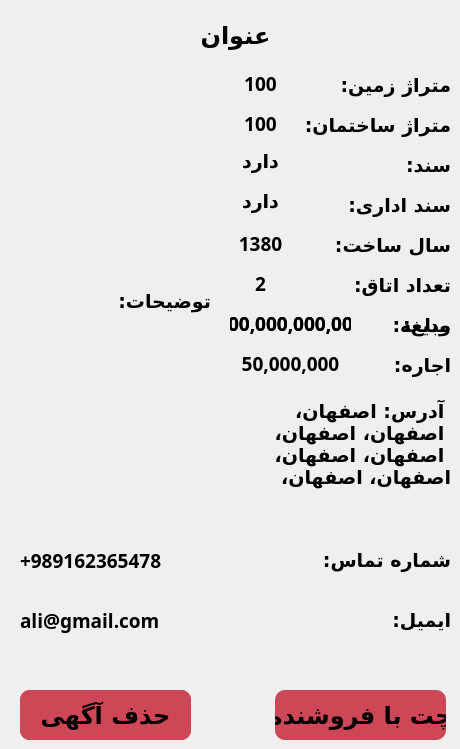
    <widget class="QWidget" name="page_Details_ShopBoothIndustrialAgriCommercial">
     <widget class="QLabel" name="label_detail_sbiac_admin_deed">
      <property name="geometry">
       <rect>
        <x>230</x>
        <y>190</y>
        <width>61</width>
        <height>31</height>
       </rect>
      </property>
      <property name="font">
       <font>
        <family>B Nazanin</family>
        <pointsize>14</pointsize>
        <weight>75</weight>
        <bold>true</bold>
       </font>
      </property>
      <property name="text">
       <string>دارد</string>
      </property>
      <property name="alignment">
       <set>Qt::AlignHCenter|Qt::AlignTop</set>
      </property>
      <property name="wordWrap">
       <bool>true</bool>
      </property>
     </widget>
     <widget class="QLabel" name="label_detail_sbiac_deposit">
      <property name="geometry">
       <rect>
        <x>230</x>
        <y>310</y>
        <width>121</width>
        <height>31</height>
       </rect>
      </property>
      <property name="font">
       <font>
        <family>B Nazanin</family>
        <pointsize>14</pointsize>
        <weight>75</weight>
        <bold>true</bold>
       </font>
      </property>
      <property name="text">
       <string>100,000,000,000</string>
      </property>
      <property name="alignment">
       <set>Qt::AlignHCenter|Qt::AlignTop</set>
      </property>
      <property name="wordWrap">
       <bool>true</bool>
      </property>
     </widget>
     <widget class="QLabel" name="label_73">
      <property name="geometry">
       <rect>
        <x>320</x>
        <y>540</y>
        <width>131</width>
        <height>41</height>
       </rect>
      </property>
      <property name="font">
       <font>
        <family>B Nazanin</family>
        <pointsize>14</pointsize>
        <weight>75</weight>
        <bold>true</bold>
       </font>
      </property>
      <property name="text">
       <string>شماره تماس:</string>
      </property>
      <property name="alignment">
       <set>Qt::AlignLeading|Qt::AlignLeft|Qt::AlignVCenter</set>
      </property>
      <property name="wordWrap">
       <bool>true</bool>
      </property>
     </widget>
     <widget class="QLabel" name="label_55">
      <property name="geometry">
       <rect>
        <x>300</x>
        <y>230</y>
        <width>151</width>
        <height>31</height>
       </rect>
      </property>
      <property name="font">
       <font>
        <family>B Nazanin</family>
        <pointsize>14</pointsize>
        <weight>75</weight>
        <bold>true</bold>
       </font>
      </property>
      <property name="text">
       <string>سال ساخت:</string>
      </property>
      <property name="alignment">
       <set>Qt::AlignLeading|Qt::AlignLeft|Qt::AlignVCenter</set>
      </property>
      <property name="wordWrap">
       <bool>true</bool>
      </property>
     </widget>
     <widget class="QLabel" name="label_detail_sbiac_monthly_rent_text">
      <property name="geometry">
       <rect>
        <x>350</x>
        <y>350</y>
        <width>101</width>
        <height>31</height>
       </rect>
      </property>
      <property name="font">
       <font>
        <family>B Nazanin</family>
        <pointsize>14</pointsize>
        <weight>75</weight>
        <bold>true</bold>
       </font>
      </property>
      <property name="text">
       <string>اجاره:</string>
      </property>
      <property name="alignment">
       <set>Qt::AlignLeading|Qt::AlignLeft|Qt::AlignVCenter</set>
      </property>
      <property name="wordWrap">
       <bool>true</bool>
      </property>
     </widget>
     <widget class="QLabel" name="label_detail_sbiac_total_price_text">
      <property name="geometry">
       <rect>
        <x>360</x>
        <y>310</y>
        <width>91</width>
        <height>31</height>
       </rect>
      </property>
      <property name="font">
       <font>
        <family>B Nazanin</family>
        <pointsize>14</pointsize>
        <weight>75</weight>
        <bold>true</bold>
       </font>
      </property>
      <property name="text">
       <string>مبلغ:</string>
      </property>
      <property name="alignment">
       <set>Qt::AlignLeading|Qt::AlignLeft|Qt::AlignVCenter</set>
      </property>
      <property name="wordWrap">
       <bool>true</bool>
      </property>
     </widget>
     <widget class="QLabel" name="label_76">
      <property name="geometry">
       <rect>
        <x>290</x>
        <y>190</y>
        <width>161</width>
        <height>31</height>
       </rect>
      </property>
      <property name="font">
       <font>
        <family>B Nazanin</family>
        <pointsize>14</pointsize>
        <weight>75</weight>
        <bold>true</bold>
       </font>
      </property>
      <property name="text">
       <string>سند اداری:</string>
      </property>
      <property name="alignment">
       <set>Qt::AlignLeading|Qt::AlignLeft|Qt::AlignVCenter</set>
      </property>
      <property name="wordWrap">
       <bool>true</bool>
      </property>
     </widget>
     <widget class="QLabel" name="label_77">
      <property name="geometry">
       <rect>
        <x>290</x>
        <y>150</y>
        <width>161</width>
        <height>31</height>
       </rect>
      </property>
      <property name="font">
       <font>
        <family>B Nazanin</family>
        <pointsize>14</pointsize>
        <weight>75</weight>
        <bold>true</bold>
       </font>
      </property>
      <property name="text">
       <string>سند:</string>
      </property>
      <property name="alignment">
       <set>Qt::AlignLeading|Qt::AlignLeft|Qt::AlignVCenter</set>
      </property>
      <property name="wordWrap">
       <bool>true</bool>
      </property>
     </widget>
     <widget class="QLabel" name="label_detail_sbiac_land_area">
      <property name="geometry">
       <rect>
        <x>230</x>
        <y>70</y>
        <width>61</width>
        <height>31</height>
       </rect>
      </property>
      <property name="font">
       <font>
        <family>B Nazanin</family>
        <pointsize>14</pointsize>
        <weight>75</weight>
        <bold>true</bold>
       </font>
      </property>
      <property name="text">
       <string>100</string>
      </property>
      <property name="alignment">
       <set>Qt::AlignHCenter|Qt::AlignTop</set>
      </property>
      <property name="wordWrap">
       <bool>true</bool>
      </property>
     </widget>
     <widget class="QLabel" name="label_59">
      <property name="geometry">
       <rect>
        <x>290</x>
        <y>110</y>
        <width>161</width>
        <height>31</height>
       </rect>
      </property>
      <property name="font">
       <font>
        <family>B Nazanin</family>
        <pointsize>14</pointsize>
        <weight>75</weight>
        <bold>true</bold>
       </font>
      </property>
      <property name="text">
       <string>متراژ ساختمان:</string>
      </property>
      <property name="alignment">
       <set>Qt::AlignLeading|Qt::AlignLeft|Qt::AlignVCenter</set>
      </property>
      <property name="wordWrap">
       <bool>true</bool>
      </property>
     </widget>
     <widget class="QLabel" name="label_detail_sbiac_build_area">
      <property name="geometry">
       <rect>
        <x>230</x>
        <y>110</y>
        <width>61</width>
        <height>31</height>
       </rect>
      </property>
      <property name="font">
       <font>
        <family>B Nazanin</family>
        <pointsize>14</pointsize>
        <weight>75</weight>
        <bold>true</bold>
       </font>
      </property>
      <property name="text">
       <string>100</string>
      </property>
      <property name="alignment">
       <set>Qt::AlignHCenter|Qt::AlignTop</set>
      </property>
      <property name="wordWrap">
       <bool>true</bool>
      </property>
     </widget>
     <widget class="QLabel" name="label_detail_sbiac_description">
      <property name="geometry">
       <rect>
        <x>10</x>
        <y>290</y>
        <width>201</width>
        <height>231</height>
       </rect>
      </property>
      <property name="font">
       <font>
        <family>B Nazanin</family>
        <pointsize>14</pointsize>
        <weight>75</weight>
        <bold>true</bold>
       </font>
      </property>
      <property name="text">
       <string>توضیحات:</string>
      </property>
      <property name="alignment">
       <set>Qt::AlignLeading|Qt::AlignLeft|Qt::AlignTop</set>
      </property>
      <property name="wordWrap">
       <bool>true</bool>
      </property>
     </widget>
     <widget class="QLabel" name="label_detail_sbiac_monthly_rent">
      <property name="geometry">
       <rect>
        <x>230</x>
        <y>350</y>
        <width>121</width>
        <height>31</height>
       </rect>
      </property>
      <property name="font">
       <font>
        <family>B Nazanin</family>
        <pointsize>14</pointsize>
        <weight>75</weight>
        <bold>true</bold>
       </font>
      </property>
      <property name="text">
       <string>50,000,000</string>
      </property>
      <property name="alignment">
       <set>Qt::AlignHCenter|Qt::AlignTop</set>
      </property>
      <property name="wordWrap">
       <bool>true</bool>
      </property>
     </widget>
     <widget class="QLabel" name="label_detail_sbiac_deed">
      <property name="geometry">
       <rect>
        <x>230</x>
        <y>150</y>
        <width>61</width>
        <height>31</height>
       </rect>
      </property>
      <property name="font">
       <font>
        <family>B Nazanin</family>
        <pointsize>14</pointsize>
        <weight>75</weight>
        <bold>true</bold>
       </font>
      </property>
      <property name="text">
       <string>دارد</string>
      </property>
      <property name="alignment">
       <set>Qt::AlignHCenter|Qt::AlignTop</set>
      </property>
      <property name="wordWrap">
       <bool>true</bool>
      </property>
     </widget>
     <widget class="QPushButton" name="pushButton_detail_sbiac_report">
      <property name="geometry">
       <rect>
        <x>20</x>
        <y>690</y>
        <width>171</width>
        <height>50</height>
       </rect>
      </property>
      <property name="font">
       <font>
        <family>B Nazanin</family>
        <pointsize>18</pointsize>
        <weight>75</weight>
        <bold>true</bold>
       </font>
      </property>
      <property name="cursor">
       <cursorShape>PointingHandCursor</cursorShape>
      </property>
      <property name="styleSheet">
       <string notr="true">background-color: #CE4757;
border-style: solid;
border-color: black;
border-width: 0px;
border-radius: 10px;</string>
      </property>
      <property name="text">
       <string>گزارش آگهی</string>
      </property>
     </widget>
     <widget class="QLabel" name="label_78">
      <property name="geometry">
       <rect>
        <x>290</x>
        <y>70</y>
        <width>161</width>
        <height>31</height>
       </rect>
      </property>
      <property name="font">
       <font>
        <family>B Nazanin</family>
        <pointsize>14</pointsize>
        <weight>75</weight>
        <bold>true</bold>
       </font>
      </property>
      <property name="text">
       <string>متراژ زمین:</string>
      </property>
      <property name="alignment">
       <set>Qt::AlignLeading|Qt::AlignLeft|Qt::AlignVCenter</set>
      </property>
      <property name="wordWrap">
       <bool>true</bool>
      </property>
     </widget>
     <widget class="QLabel" name="label_detail_sbiac_room">
      <property name="geometry">
       <rect>
        <x>230</x>
        <y>270</y>
        <width>61</width>
        <height>31</height>
       </rect>
      </property>
      <property name="font">
       <font>
        <family>B Nazanin</family>
        <pointsize>14</pointsize>
        <weight>75</weight>
        <bold>true</bold>
       </font>
      </property>
      <property name="text">
       <string>2</string>
      </property>
      <property name="alignment">
       <set>Qt::AlignHCenter|Qt::AlignTop</set>
      </property>
      <property name="wordWrap">
       <bool>true</bool>
      </property>
     </widget>
     <widget class="QLabel" name="label_detail_sbiac_year">
      <property name="geometry">
       <rect>
        <x>230</x>
        <y>230</y>
        <width>61</width>
        <height>31</height>
       </rect>
      </property>
      <property name="font">
       <font>
        <family>B Nazanin</family>
        <pointsize>14</pointsize>
        <weight>75</weight>
        <bold>true</bold>
       </font>
      </property>
      <property name="text">
       <string>1380</string>
      </property>
      <property name="alignment">
       <set>Qt::AlignHCenter|Qt::AlignTop</set>
      </property>
      <property name="wordWrap">
       <bool>true</bool>
      </property>
     </widget>
     <widget class="QLabel" name="label_detail_sbiac_email">
      <property name="geometry">
       <rect>
        <x>20</x>
        <y>600</y>
        <width>291</width>
        <height>41</height>
       </rect>
      </property>
      <property name="font">
       <font>
        <family>B Nazanin</family>
        <pointsize>14</pointsize>
        <weight>75</weight>
        <bold>true</bold>
       </font>
      </property>
      <property name="layoutDirection">
       <enum>Qt::LeftToRight</enum>
      </property>
      <property name="text">
       <string>ali@gmail.com</string>
      </property>
      <property name="alignment">
       <set>Qt::AlignLeading|Qt::AlignLeft|Qt::AlignVCenter</set>
      </property>
      <property name="wordWrap">
       <bool>true</bool>
      </property>
     </widget>
     <widget class="QLabel" name="label_detail_sbiac_total_price">
      <property name="geometry">
       <rect>
        <x>230</x>
        <y>310</y>
        <width>121</width>
        <height>31</height>
       </rect>
      </property>
      <property name="font">
       <font>
        <family>B Nazanin</family>
        <pointsize>14</pointsize>
        <weight>75</weight>
        <bold>true</bold>
       </font>
      </property>
      <property name="text">
       <string>100,000,000,000</string>
      </property>
      <property name="alignment">
       <set>Qt::AlignHCenter|Qt::AlignTop</set>
      </property>
      <property name="wordWrap">
       <bool>true</bool>
      </property>
     </widget>
     <widget class="QLabel" name="label_detail_sbiac_deposit_text">
      <property name="geometry">
       <rect>
        <x>350</x>
        <y>310</y>
        <width>101</width>
        <height>31</height>
       </rect>
      </property>
      <property name="font">
       <font>
        <family>B Nazanin</family>
        <pointsize>14</pointsize>
        <weight>75</weight>
        <bold>true</bold>
       </font>
      </property>
      <property name="text">
       <string>ودیعه:</string>
      </property>
      <property name="alignment">
       <set>Qt::AlignLeading|Qt::AlignLeft|Qt::AlignVCenter</set>
      </property>
      <property name="wordWrap">
       <bool>true</bool>
      </property>
     </widget>
     <widget class="QLabel" name="label_79">
      <property name="geometry">
       <rect>
        <x>320</x>
        <y>600</y>
        <width>131</width>
        <height>41</height>
       </rect>
      </property>
      <property name="font">
       <font>
        <family>B Nazanin</family>
        <pointsize>14</pointsize>
        <weight>75</weight>
        <bold>true</bold>
       </font>
      </property>
      <property name="text">
       <string>ایمیل:</string>
      </property>
      <property name="alignment">
       <set>Qt::AlignLeading|Qt::AlignLeft|Qt::AlignVCenter</set>
      </property>
      <property name="wordWrap">
       <bool>true</bool>
      </property>
     </widget>
     <widget class="QPushButton" name="pushButton_detail_sbiac_chat">
      <property name="geometry">
       <rect>
        <x>275</x>
        <y>690</y>
        <width>171</width>
        <height>50</height>
       </rect>
      </property>
      <property name="font">
       <font>
        <family>B Nazanin</family>
        <pointsize>18</pointsize>
        <weight>75</weight>
        <bold>true</bold>
       </font>
      </property>
      <property name="cursor">
       <cursorShape>PointingHandCursor</cursorShape>
      </property>
      <property name="styleSheet">
       <string notr="true">background-color: #CE4757;
border-style: solid;
border-color: black;
border-width: 0px;
border-radius: 10px;</string>
      </property>
      <property name="text">
       <string>چت با فروشنده</string>
      </property>
     </widget>
     <widget class="QLabel" name="label_detail_sbiac_title">
      <property name="geometry">
       <rect>
        <x>20</x>
        <y>10</y>
        <width>431</width>
        <height>51</height>
       </rect>
      </property>
      <property name="font">
       <font>
        <family>B Nazanin</family>
        <pointsize>18</pointsize>
        <weight>75</weight>
        <bold>true</bold>
       </font>
      </property>
      <property name="text">
       <string>عنوان</string>
      </property>
      <property name="alignment">
       <set>Qt::AlignCenter</set>
      </property>
      <property name="wordWrap">
       <bool>true</bool>
      </property>
     </widget>
     <widget class="QLabel" name="label_80">
      <property name="geometry">
       <rect>
        <x>300</x>
        <y>270</y>
        <width>151</width>
        <height>31</height>
       </rect>
      </property>
      <property name="font">
       <font>
        <family>B Nazanin</family>
        <pointsize>14</pointsize>
        <weight>75</weight>
        <bold>true</bold>
       </font>
      </property>
      <property name="text">
       <string>تعداد اتاق:</string>
      </property>
      <property name="alignment">
       <set>Qt::AlignLeading|Qt::AlignLeft|Qt::AlignVCenter</set>
      </property>
      <property name="wordWrap">
       <bool>true</bool>
      </property>
     </widget>
     <widget class="QLabel" name="label_detail_sbiac_phone">
      <property name="geometry">
       <rect>
        <x>20</x>
        <y>540</y>
        <width>291</width>
        <height>41</height>
       </rect>
      </property>
      <property name="font">
       <font>
        <family>B Nazanin</family>
        <pointsize>14</pointsize>
        <weight>75</weight>
        <bold>true</bold>
       </font>
      </property>
      <property name="layoutDirection">
       <enum>Qt::LeftToRight</enum>
      </property>
      <property name="text">
       <string>+989162365478</string>
      </property>
      <property name="alignment">
       <set>Qt::AlignLeading|Qt::AlignLeft|Qt::AlignVCenter</set>
      </property>
      <property name="wordWrap">
       <bool>true</bool>
      </property>
     </widget>
     <widget class="QLabel" name="label_detail_sbiac_full_address">
      <property name="geometry">
       <rect>
        <x>230</x>
        <y>400</y>
        <width>221</width>
        <height>121</height>
       </rect>
      </property>
      <property name="font">
       <font>
        <family>B Nazanin</family>
        <pointsize>14</pointsize>
        <weight>75</weight>
        <bold>true</bold>
       </font>
      </property>
      <property name="text">
       <string>آدرس: اصفهان، اصفهان، اصفهان، اصفهان، اصفهان، اصفهان، اصفهان، </string>
      </property>
      <property name="alignment">
       <set>Qt::AlignLeading|Qt::AlignLeft|Qt::AlignTop</set>
      </property>
      <property name="wordWrap">
       <bool>true</bool>
      </property>
     </widget>
     <widget class="QLabel" name="label_detail_sbiac_photo">
      <property name="geometry">
       <rect>
        <x>20</x>
        <y>80</y>
        <width>200</width>
        <height>200</height>
       </rect>
      </property>
      <property name="text">
       <string/>
      </property>
      <property name="pixmap">
       <pixmap>:/images/default.jpg</pixmap>
      </property>
      <property name="scaledContents">
       <bool>true</bool>
      </property>
      <property name="alignment">
       <set>Qt::AlignCenter</set>
      </property>
     </widget>
     <widget class="QPushButton" name="pushButton_detail_sbiac_delete">
      <property name="geometry">
       <rect>
        <x>20</x>
        <y>690</y>
        <width>171</width>
        <height>50</height>
       </rect>
      </property>
      <property name="font">
       <font>
        <family>B Nazanin</family>
        <pointsize>18</pointsize>
        <weight>75</weight>
        <bold>true</bold>
       </font>
      </property>
      <property name="cursor">
       <cursorShape>PointingHandCursor</cursorShape>
      </property>
      <property name="styleSheet">
       <string notr="true">background-color: #CE4757;
border-style: solid;
border-color: black;
border-width: 0px;
border-radius: 10px;</string>
      </property>
      <property name="text">
       <string>حذف آگهی</string>
      </property>
     </widget>
    </widget>
